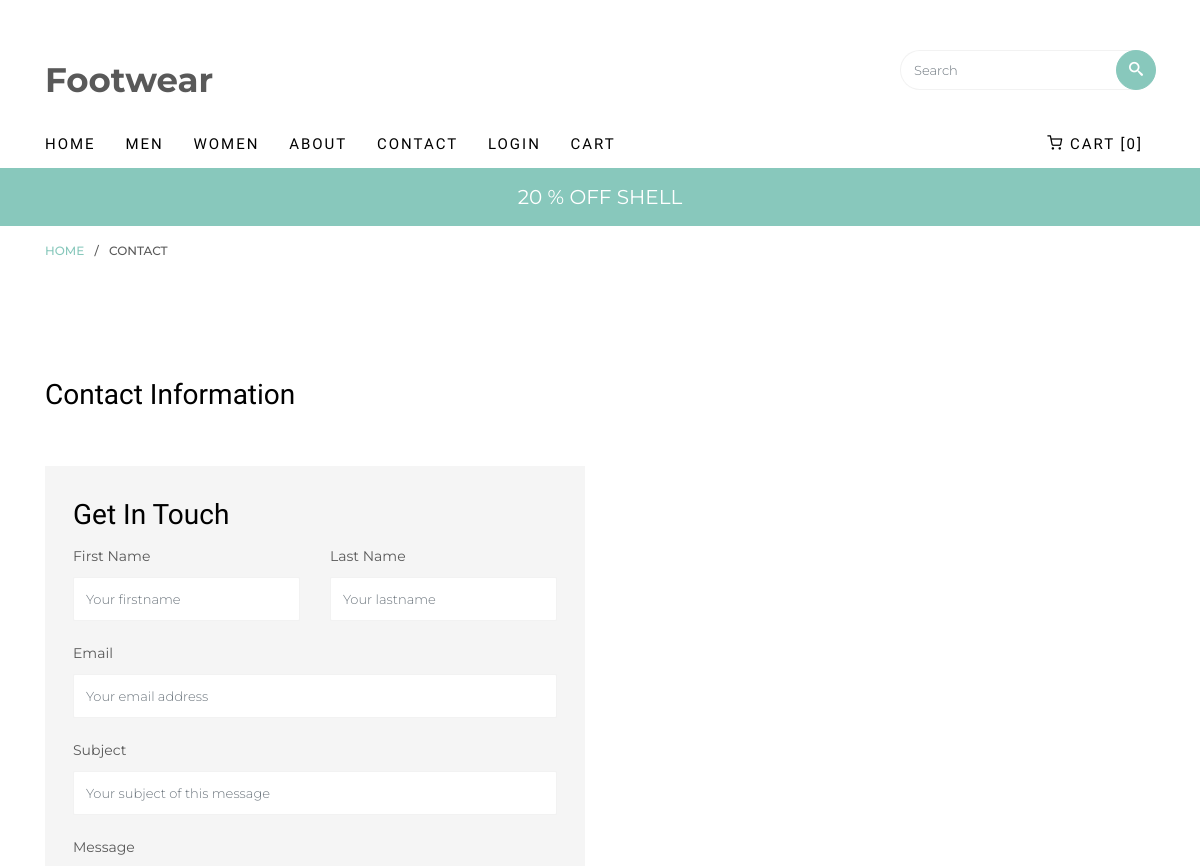
The app's page /contact/ (upper part), older data.
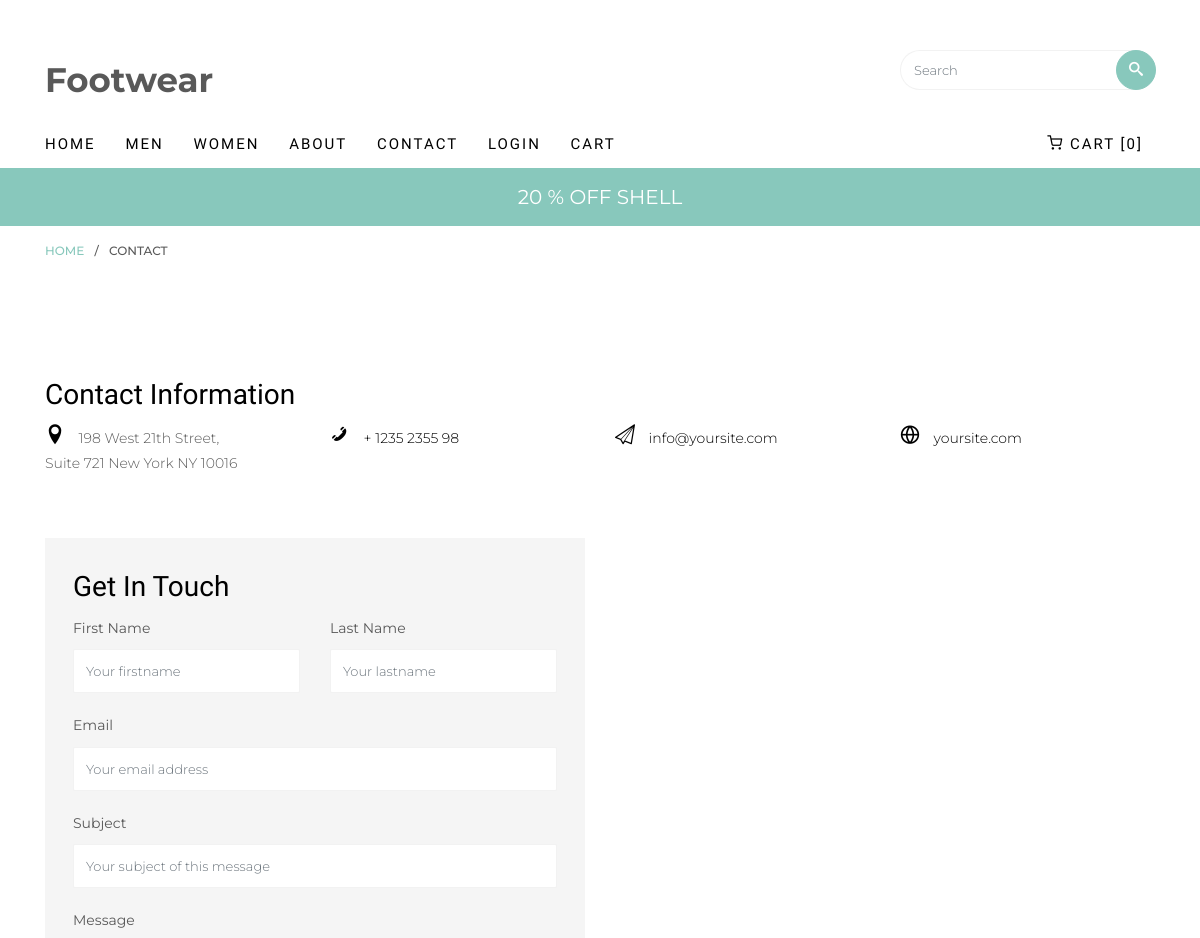
The same page, newer data.
### footwearapp/models.py (models this page shows)
class ContactUs(models.Model):
    address = models.CharField(max_length=50)
    cityname_pincode = models.CharField(max_length=50)
    phoneno = models.CharField(max_length=50)
    email = models.EmailField(max_length=254)
    website = models.CharField(max_length=50)

### footwearapp/views.py (the view)
# urls.py: path('contact/', views.contact, name='contact'),
def contact(request):
    contactus = ContactUs.objects.last()
    context = {
        'contactus' : contactus
    }
    return render(request, 'contact.html', context)

### footwearapp/context_processors.py (called while the page is built)
def header_context(request):
    from .views import header
    return header(request)

### footwearapp/views.py (called while the page is built)
def header(request):
    menu_items = MenuForm.objects.all()
    data = BadgeMenu.objects.all()
    context = {'menu_items': menu_items, 'data': data}
    return context

### templates/contact.html (shortened to what this page needs)
{% extends 'Base/base.html' %}
{% block start %}
		<div class="breadcrumbs">
			<div class="container">
				<div class="row">
					<div class="col">
						<p class="bread"><span><a href="{% url 'index' %}">Home</a></span> / <span>Contact</span></p>
					</div>
				</div>
			</div>
		</div>
		<div id="colorlib-contact">
			<div class="container">
				<div class="row">
					<div class="col-sm-12">
						<h3>Contact Information</h3>
						<div class="row contact-info-wrap">
							{% if contactus %}
							<div class="col-md-3">
								<p><span><i class="icon-location"></i></span> {{ contactus.address }} <br> {{ contactus.cityname_pincode}}</p>
							</div>
							<div class="col-md-3">
								<p><span><i class="icon-phone3"></i></span> <a href="tel://1234567920">+ {{ contactus.phoneno }}</a></p>
							</div>
							<div class="col-md-3">
								<p><span><i class="icon-paperplane"></i></span> <a href="mailto:info@yoursite.com">{{ contactus.email }}</a></p>
							</div>
							<div class="col-md-3">
								<p><span><i class="icon-globe"></i></span> <a href="#">{{ contactus.website }}</a></p>
							</div>
							{% endif %}
						</div>
					</div>
				</div>
				<div class="row">
					<div class="col-md-6">
						<div class="contact-wrap">
							<h3>Get In Touch</h3>
							<form action="#" class="contact-form">
								<div class="row">
									<div class="col-md-6">
										<div class="form-group">
											<label for="fname">First Name</label>
											<input type="text" id="fname" class="form-control" placeholder="Your firstname">
										</div>
									</div>
									<div class="col-md-6">
										<div class="form-group">
											<label for="lname">Last Name</label>
											<input type="text" id="lname" class="form-control" placeholder="Your lastname">
										</div>
									</div>
									<div class="col-sm-12">
										<div class="form-group">
											<label for="email">Email</label>
											<input type="text" id="email" class="form-control" placeholder="Your email address">
										</div>
									</div>
									<div class="col-sm-12">
										<div class="form-group">
											<label for="subject">Subject</label>
											<input type="text" id="subject" class="form-control" placeholder="Your subject of this message">
										</div>
									</div>
									<div class="col-sm-12">
										<div class="form-group">
											<label for="message">Message</label>
										</div>
									</div>
								</div>
							</form>
						</div>
					</div>
					<div class="col-md-6">
						<div id="map" class="colorlib-map"></div>
					</div>
				</div>
			</div>
		</div>
{% endblock %}

Row changes from the older to the newer data that the page shows:
added ContactUs: address "198 West 21th Street,", cityname_pincode "Suite 721 New York NY 10016", phoneno "1235 2355 98", email "info@yoursite.com", website "yoursite.com"
